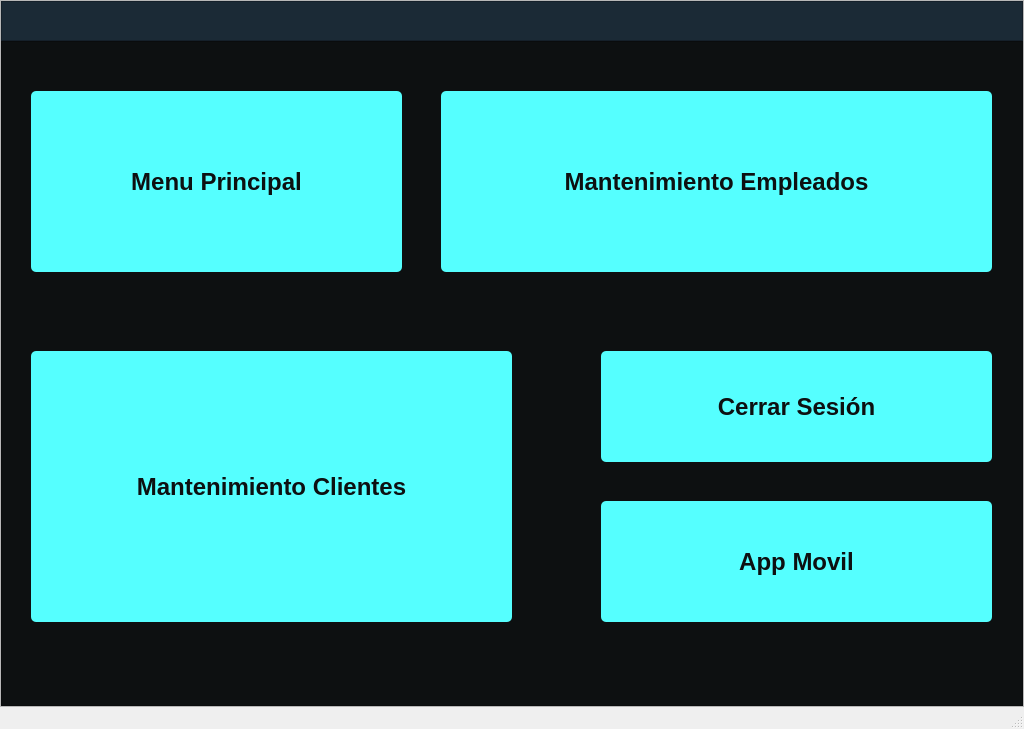
<?xml version="1.0" encoding="UTF-8"?>
<ui version="4.0">
 <class>MainWindow</class>
 <widget class="QMainWindow" name="MainWindow">
  <property name="geometry">
   <rect>
    <x>0</x>
    <y>0</y>
    <width>1024</width>
    <height>729</height>
   </rect>
  </property>
  <property name="windowTitle">
   <string>MainWindow</string>
  </property>
  <property name="styleSheet">
   <string notr="true">QWidget#centralwidget{

}</string>
  </property>
  <widget class="QWidget" name="centralwidget">
   <layout class="QVBoxLayout" name="verticalLayout">
    <property name="spacing">
     <number>0</number>
    </property>
    <property name="leftMargin">
     <number>0</number>
    </property>
    <property name="topMargin">
     <number>0</number>
    </property>
    <property name="rightMargin">
     <number>0</number>
    </property>
    <property name="bottomMargin">
     <number>0</number>
    </property>
    <item>
     <widget class="QFrame" name="frame">
      <property name="frameShape">
       <enum>QFrame::StyledPanel</enum>
      </property>
      <property name="frameShadow">
       <enum>QFrame::Raised</enum>
      </property>
      <layout class="QVBoxLayout" name="verticalLayout_2" stretch="1,8">
       <property name="spacing">
        <number>0</number>
       </property>
       <property name="leftMargin">
        <number>0</number>
       </property>
       <property name="topMargin">
        <number>0</number>
       </property>
       <property name="rightMargin">
        <number>0</number>
       </property>
       <property name="bottomMargin">
        <number>0</number>
       </property>
       <item>
        <widget class="QFrame" name="frame_2">
         <property name="maximumSize">
          <size>
           <width>16777215</width>
           <height>40</height>
          </size>
         </property>
         <property name="styleSheet">
          <string notr="true">background-color: rgb(27, 42, 54);
</string>
         </property>
         <property name="frameShape">
          <enum>QFrame::StyledPanel</enum>
         </property>
         <property name="frameShadow">
          <enum>QFrame::Raised</enum>
         </property>
         <widget class="QPushButton" name="pushButton_2">
          <property name="geometry">
           <rect>
            <x>980</x>
            <y>10</y>
            <width>31</width>
            <height>23</height>
           </rect>
          </property>
          <property name="styleSheet">
           <string notr="true">background-color: rgb(27, 42, 54);
border-radius:10px;</string>
          </property>
          <property name="text">
           <string/>
          </property>
          <property name="icon">
           <iconset>
            <normaloff>../../Downloads/feather/x.svg</normaloff>../../Downloads/feather/x.svg</iconset>
          </property>
          <property name="iconSize">
           <size>
            <width>30</width>
            <height>30</height>
           </size>
          </property>
         </widget>
         <widget class="QPushButton" name="pushButton_3">
          <property name="geometry">
           <rect>
            <x>930</x>
            <y>10</y>
            <width>31</width>
            <height>23</height>
           </rect>
          </property>
          <property name="styleSheet">
           <string notr="true">background-color: rgb(27, 42, 54);
border-radius:10px;</string>
          </property>
          <property name="text">
           <string/>
          </property>
          <property name="icon">
           <iconset>
            <normaloff>../../Downloads/feather/minus.svg</normaloff>../../Downloads/feather/minus.svg</iconset>
          </property>
          <property name="iconSize">
           <size>
            <width>30</width>
            <height>30</height>
           </size>
          </property>
         </widget>
        </widget>
       </item>
       <item>
        <widget class="QFrame" name="frame_3">
         <property name="styleSheet">
          <string notr="true">background-color: rgb(13, 16, 17);</string>
         </property>
         <property name="frameShape">
          <enum>QFrame::StyledPanel</enum>
         </property>
         <property name="frameShadow">
          <enum>QFrame::Raised</enum>
         </property>
         <widget class="QPushButton" name="pushButton">
          <property name="geometry">
           <rect>
            <x>30</x>
            <y>50</y>
            <width>371</width>
            <height>181</height>
           </rect>
          </property>
          <property name="font">
           <font>
            <pointsize>18</pointsize>
            <weight>75</weight>
            <bold>true</bold>
           </font>
          </property>
          <property name="styleSheet">
           <string notr="true">QPushButton#pushButton{
background-color: rgb(85, 255, 255);
color: rgb(13, 16, 17);
border-radius:5px;
}
QPushButton#pushButton:pressed{
padding-left:5px;
padding-top:5px;
background-color: rgb(69, 209, 209);
background-position:calc(100% - 10px)center;}

</string>
          </property>
          <property name="text">
           <string>Menu Principal</string>
          </property>
          <property name="icon">
           <iconset>
            <normaloff>../../Downloads/feather/home.svg</normaloff>../../Downloads/feather/home.svg</iconset>
          </property>
          <property name="iconSize">
           <size>
            <width>90</width>
            <height>90</height>
           </size>
          </property>
         </widget>
         <widget class="QPushButton" name="pushButton_6">
          <property name="geometry">
           <rect>
            <x>440</x>
            <y>50</y>
            <width>551</width>
            <height>181</height>
           </rect>
          </property>
          <property name="font">
           <font>
            <pointsize>18</pointsize>
            <weight>75</weight>
            <bold>true</bold>
           </font>
          </property>
          <property name="styleSheet">
           <string notr="true">QPushButton#pushButton_6{
background-color: rgb(85, 255, 255);
color: rgb(13, 16, 17);
border-radius:5px;
}
QPushButton#pushButton_6:pressed{
padding-left:5px;
padding-top:5px;
background-color: rgb(69, 209, 209);
background-position:calc(100% - 10px)center;}
</string>
          </property>
          <property name="text">
           <string>Mantenimiento Empleados</string>
          </property>
          <property name="icon">
           <iconset>
            <normaloff>../../Downloads/feather/tool.svg</normaloff>../../Downloads/feather/tool.svg</iconset>
          </property>
          <property name="iconSize">
           <size>
            <width>90</width>
            <height>90</height>
           </size>
          </property>
         </widget>
         <widget class="QPushButton" name="pushButton_7">
          <property name="geometry">
           <rect>
            <x>30</x>
            <y>310</y>
            <width>481</width>
            <height>271</height>
           </rect>
          </property>
          <property name="font">
           <font>
            <pointsize>18</pointsize>
            <weight>75</weight>
            <bold>true</bold>
           </font>
          </property>
          <property name="styleSheet">
           <string notr="true">QPushButton#pushButton_7{
background-color: rgb(85, 255, 255);
color: rgb(13, 16, 17);
border-radius:5px;
}
QPushButton#pushButton_7:pressed{
padding-left:5px;
padding-top:5px;
background-color: rgb(69, 209, 209);
background-position:calc(100% - 10px)center;}
</string>
          </property>
          <property name="text">
           <string>Mantenimiento Clientes</string>
          </property>
          <property name="icon">
           <iconset>
            <normaloff>../../Downloads/feather/tool.svg</normaloff>../../Downloads/feather/tool.svg</iconset>
          </property>
          <property name="iconSize">
           <size>
            <width>90</width>
            <height>90</height>
           </size>
          </property>
         </widget>
         <widget class="QPushButton" name="pushButton_8">
          <property name="geometry">
           <rect>
            <x>600</x>
            <y>310</y>
            <width>391</width>
            <height>111</height>
           </rect>
          </property>
          <property name="font">
           <font>
            <pointsize>18</pointsize>
            <weight>75</weight>
            <bold>true</bold>
           </font>
          </property>
          <property name="styleSheet">
           <string notr="true">QPushButton#pushButton_8{
background-color: rgb(85, 255, 255);
color: rgb(13, 16, 17);
border-radius:5px;
}
QPushButton#pushButton_8:pressed{
padding-left:5px;
padding-top:5px;
background-color: rgb(69, 209, 209);
background-position:calc(100% - 10px)center;}
</string>
          </property>
          <property name="text">
           <string>Cerrar Sesión</string>
          </property>
          <property name="icon">
           <iconset>
            <normaloff>../../Downloads/feather/log-out.svg</normaloff>../../Downloads/feather/log-out.svg</iconset>
          </property>
          <property name="iconSize">
           <size>
            <width>90</width>
            <height>90</height>
           </size>
          </property>
         </widget>
         <widget class="QPushButton" name="pushButton_9">
          <property name="geometry">
           <rect>
            <x>600</x>
            <y>460</y>
            <width>391</width>
            <height>121</height>
           </rect>
          </property>
          <property name="font">
           <font>
            <pointsize>18</pointsize>
            <weight>75</weight>
            <bold>true</bold>
           </font>
          </property>
          <property name="styleSheet">
           <string notr="true">QPushButton#pushButton_9{
background-color: rgb(85, 255, 255);
color: rgb(13, 16, 17);
border-radius:5px;
}
QPushButton#pushButton_9:pressed{
padding-left:5px;
padding-top:5px;
background-color: rgb(69, 209, 209);
background-position:calc(100% - 10px)center;}
</string>
          </property>
          <property name="text">
           <string>App Movil</string>
          </property>
          <property name="icon">
           <iconset>
            <normaloff>../../Pictures/android.png</normaloff>../../Pictures/android.png</iconset>
          </property>
          <property name="iconSize">
           <size>
            <width>90</width>
            <height>90</height>
           </size>
          </property>
         </widget>
        </widget>
       </item>
      </layout>
     </widget>
    </item>
   </layout>
  </widget>
  <widget class="QStatusBar" name="statusbar"/>
 </widget>
 <resources/>
 <connections/>
</ui>
